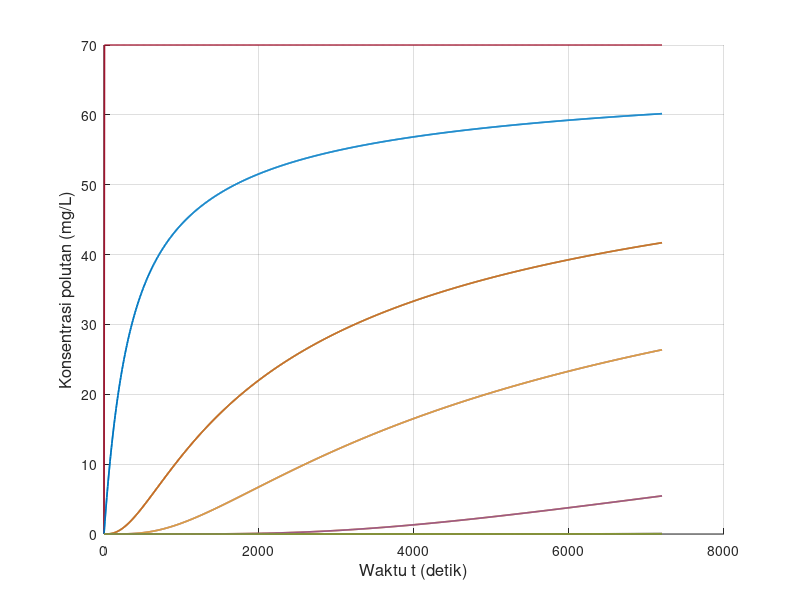

This chart was generated by the following MATLAB code: (Note: this script raises an error after producing the figure.)
clear; clc; close all;

% Feby Syarief Al A`raaf
% 26050124130087
% Oseanografi C
%
% Simulasi difusi/adveksi 1 dimensi metode FTCS
% Sumber polutan kontinu
% NIM = 087, sehingga:
% x = 0, y = 8, z = 7

x_digit = 0;
y_digit = 8;
z_digit = 7;

C_source = 10 * z_digit;   % konsentrasi sumber polutan = 70 mg/L

L = 3000;   % panjang kanal (m)
T = 7200;   % lama simulasi (detik)

scenario(1).nama = 'Skenario 1';
scenario(1).dx   = 15;
scenario(1).dt   = 6;
scenario(1).G    = 0.5;
scenario(1).m    = 15 + z_digit;

scenario(2).nama = 'Skenario 2';
scenario(2).dx   = 30;
scenario(2).dt   = 6;
scenario(2).G    = 0.05;
scenario(2).m    = 30 + z_digit;

scenario(3).nama = 'Skenario 3';
scenario(3).dx   = 15;
scenario(3).dt   = 6;
scenario(3).G    = 1;
scenario(3).m    = 15 + z_digit;

folder_output = 'output_Kontinu_FTCS_Polutan_Terhadap_Waktu';
if ~exist(folder_output, 'dir')
    mkdir(folder_output);
end

for s = 1:numel(scenario)

    fprintf('\nMemproses %s\n', scenario(s).nama);

    dx       = scenario(s).dx;
    dt       = scenario(s).dt;
    G        = scenario(s).G;
    m_source = scenario(s).m;

    M_grid = round(L / dx) + 1;
    Mmax   = max(M_grid, m_source);
    Nmax   = round(T / dt);

    alpha = (G * dt) / (dx^2);

    fprintf('dx = %.3f m, dt = %.3f s, G = %.3f m^2/s, m = %d\n', dx, dt, G, m_source);
    fprintf('Mmax = %d, Nmax = %d, alpha = %.6f\n', Mmax, Nmax, alpha);

    if alpha > 0.5
        fprintf('Peringatan: alpha > 0.5, solusi FTCS dapat tidak stabil.\n');
    end

    F0 = zeros(1, Mmax);
    F  = zeros(1, Mmax);

    t_step = 0:Nmax;
    t_time = t_step * dt;

    m_plot = [1, ...
              m_source - 20, m_source - 10, m_source - 5, m_source - 3, m_source - 1, ...
              m_source, ...
              m_source + 1, m_source + 3, m_source + 5, m_source + 10, m_source + 20];

    m_plot = unique(m_plot, 'stable');
    m_plot_valid = m_plot(m_plot >= 1 & m_plot <= Mmax);

    if length(m_plot_valid) < length(m_plot)
        fprintf('%s: beberapa grid berada di luar domain sehingga tidak digrafikkan.\n', scenario(s).nama);
    end

    history = NaN(length(t_step), length(m_plot_valid));

    F0(:) = 0;

    for p = 1:length(m_plot_valid)
        history(1, p) = F0(m_plot_valid(p));
    end

    for n = 1:Nmax

        % syarat batas pada kondisi lama
        F0(1)    = F0(2);
        F0(Mmax) = F0(Mmax-1);

        % sumber polutan kontinu
        F0(m_source) = C_source;

        % skema FTCS sesuai flowchart
        for i = 2:(Mmax-1)
            F(i) = (1 - 2 * alpha) * F0(i) + alpha * (F0(i+1) + F0(i-1));
        end

        % syarat batas pada kondisi baru
        F(1)    = F(2);
        F(Mmax) = F(Mmax-1);

        % sumber polutan tetap kontinu
        F(m_source) = C_source;

        for p = 1:length(m_plot_valid)
            history(n + 1, p) = F(m_plot_valid(p));
        end

        F0 = F;
    end

    fig = figure('Visible', 'off', 'Position', [100 100 1400 600]);
    hold on;

    legend_text = {};

    for k = 1:length(m_plot_valid)
        plot(t_time, history(:, k), 'LineWidth', 1.2);
        legend_text{end+1} = sprintf('m = %d', m_plot_valid(k));
    end

    grid on;
    xlabel('Waktu t (detik)', 'FontSize', 12);
    ylabel('Konsentrasi polutan (mg/L)', 'FontSize', 12);
    title(sprintf('%s - Konsentrasi polutan terhadap waktu', scenario(s).nama), ...
          'Feby Syarief-0087-Ose C', 'FontSize', 14, 'FontWeight', 'bold');
    xlim([t_time(1), t_time(end)]);

    y_max = max(history(:), [], 'omitnan');
    if isempty(y_max) || isnan(y_max) || y_max <= 0
        ylim([0 1]);
    else
        ylim([0, max(C_source * 1.2, y_max * 1.1)]);
    end

    set(gca, 'FontSize', 11);

    legend(legend_text, ...
           'Location', 'northwest', ...
           'FontSize', 8, ...
           'NumColumns', 2, ...
           'Box', 'on');

    hold off;

    nama_file = sprintf('ftcs_kontinu_waktu_skenario_%d.png', s);
    saveas(fig, fullfile(folder_output, nama_file));
    close(fig);

    fprintf('%s selesai diproses.\n', scenario(s).nama);
end

fprintf('\nSemua skenario telah selesai diproses.\n');
